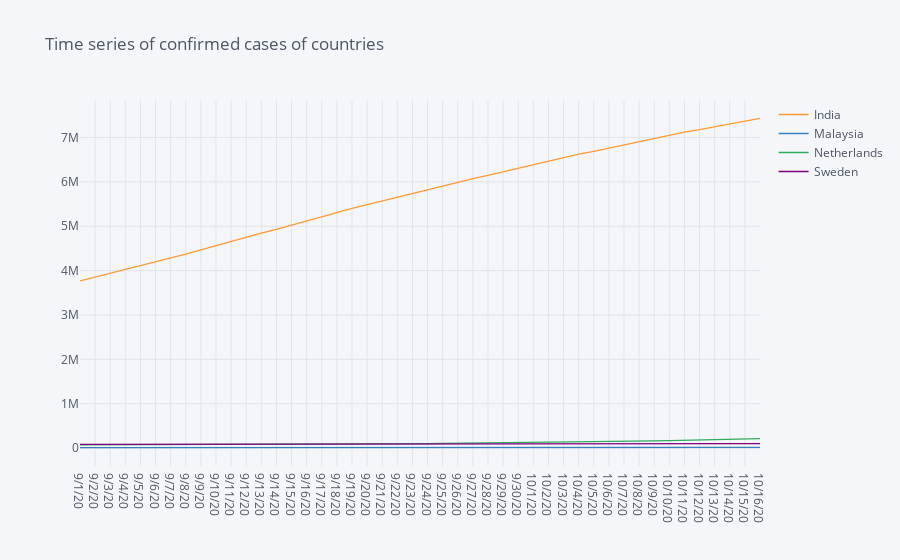

Notebook cell for this chart:
### Code cell
#Time series plot of confirmed cases for 4 selected countries 
covid_filtered = covid_filtered.groupby(['Country']).sum()
covid_filtered.transpose().iplot(title = 'Time series of confirmed cases of countries')
